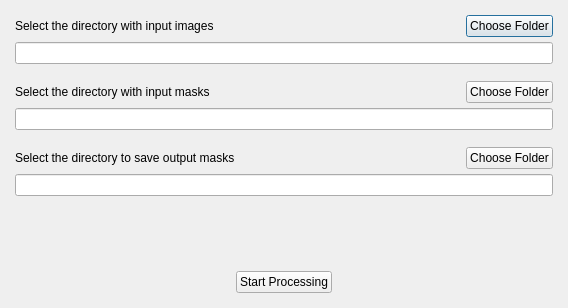
<?xml version="1.0" encoding="UTF-8"?>
<ui version="4.0">
 <class>DialogSelectFolder</class>
 <widget class="QDialog" name="DialogSelectFolder">
  <property name="geometry">
   <rect>
    <x>0</x>
    <y>0</y>
    <width>568</width>
    <height>308</height>
   </rect>
  </property>
  <property name="sizePolicy">
   <sizepolicy hsizetype="Preferred" vsizetype="Preferred">
    <horstretch>0</horstretch>
    <verstretch>0</verstretch>
   </sizepolicy>
  </property>
  <property name="windowTitle">
   <string>Retrospective Photo Registration</string>
  </property>
  <layout class="QVBoxLayout" name="verticalLayout">
   <property name="spacing">
    <number>5</number>
   </property>
   <property name="leftMargin">
    <number>15</number>
   </property>
   <property name="topMargin">
    <number>15</number>
   </property>
   <property name="rightMargin">
    <number>15</number>
   </property>
   <property name="bottomMargin">
    <number>15</number>
   </property>
   <item>
    <layout class="QHBoxLayout" name="horizontalLayout">
     <item>
      <widget class="QLabel" name="label">
       <property name="text">
        <string>Select the directory with input images</string>
       </property>
      </widget>
     </item>
     <item>
      <spacer name="horizontalSpacer">
       <property name="orientation">
        <enum>Qt::Horizontal</enum>
       </property>
       <property name="sizeHint" stdset="0">
        <size>
         <width>40</width>
         <height>20</height>
        </size>
       </property>
      </spacer>
     </item>
     <item>
      <widget class="QPushButton" name="pushButtonInput">
       <property name="text">
        <string>Choose Folder</string>
       </property>
      </widget>
     </item>
    </layout>
   </item>
   <item>
    <widget class="QLineEdit" name="lineEditPathInput"/>
   </item>
   <item>
    <spacer name="verticalSpacer">
     <property name="orientation">
      <enum>Qt::Vertical</enum>
     </property>
     <property name="sizeType">
      <enum>QSizePolicy::Fixed</enum>
     </property>
     <property name="sizeHint" stdset="0">
      <size>
       <width>20</width>
       <height>12</height>
      </size>
     </property>
    </spacer>
   </item>
   <item>
    <layout class="QHBoxLayout" name="horizontalLayout_3">
     <item>
      <widget class="QLabel" name="label_2">
       <property name="text">
        <string>Select the directory with input masks</string>
       </property>
      </widget>
     </item>
     <item>
      <spacer name="horizontalSpacer_4">
       <property name="orientation">
        <enum>Qt::Horizontal</enum>
       </property>
       <property name="sizeHint" stdset="0">
        <size>
         <width>40</width>
         <height>20</height>
        </size>
       </property>
      </spacer>
     </item>
     <item>
      <widget class="QPushButton" name="pushButtonMask">
       <property name="text">
        <string>Choose Folder</string>
       </property>
      </widget>
     </item>
    </layout>
   </item>
   <item>
    <widget class="QLineEdit" name="lineEditPathMask"/>
   </item>
   <item>
    <spacer name="verticalSpacer_3">
     <property name="orientation">
      <enum>Qt::Vertical</enum>
     </property>
     <property name="sizeType">
      <enum>QSizePolicy::Fixed</enum>
     </property>
     <property name="sizeHint" stdset="0">
      <size>
       <width>20</width>
       <height>12</height>
      </size>
     </property>
    </spacer>
   </item>
   <item>
    <layout class="QHBoxLayout" name="horizontalLayout_5">
     <item>
      <widget class="QLabel" name="label_4">
       <property name="text">
        <string>Select the directory to save output masks</string>
       </property>
      </widget>
     </item>
     <item>
      <spacer name="horizontalSpacer_7">
       <property name="orientation">
        <enum>Qt::Horizontal</enum>
       </property>
       <property name="sizeHint" stdset="0">
        <size>
         <width>40</width>
         <height>20</height>
        </size>
       </property>
      </spacer>
     </item>
     <item>
      <widget class="QPushButton" name="pushButtonOutput">
       <property name="text">
        <string>Choose Folder</string>
       </property>
      </widget>
     </item>
    </layout>
   </item>
   <item>
    <widget class="QLineEdit" name="lineEditPathOutput"/>
   </item>
   <item>
    <spacer name="verticalSpacer_2">
     <property name="orientation">
      <enum>Qt::Vertical</enum>
     </property>
     <property name="sizeType">
      <enum>QSizePolicy::MinimumExpanding</enum>
     </property>
     <property name="sizeHint" stdset="0">
      <size>
       <width>20</width>
       <height>18</height>
      </size>
     </property>
    </spacer>
   </item>
   <item>
    <layout class="QHBoxLayout" name="horizontalLayout_2">
     <item>
      <spacer name="horizontalSpacer_2">
       <property name="orientation">
        <enum>Qt::Horizontal</enum>
       </property>
       <property name="sizeHint" stdset="0">
        <size>
         <width>40</width>
         <height>20</height>
        </size>
       </property>
      </spacer>
     </item>
     <item>
      <widget class="QPushButton" name="pushButton_2">
       <property name="text">
        <string>Start Processing</string>
       </property>
      </widget>
     </item>
     <item>
      <spacer name="horizontalSpacer_3">
       <property name="orientation">
        <enum>Qt::Horizontal</enum>
       </property>
       <property name="sizeHint" stdset="0">
        <size>
         <width>40</width>
         <height>20</height>
        </size>
       </property>
      </spacer>
     </item>
    </layout>
   </item>
  </layout>
 </widget>
 <resources/>
 <connections>
  <connection>
   <sender>pushButtonInput</sender>
   <signal>clicked()</signal>
   <receiver>DialogSelectFolder</receiver>
   <slot>OnButtonInputPath()</slot>
   <hints>
    <hint type="sourcelabel">
     <x>537</x>
     <y>28</y>
    </hint>
    <hint type="destinationlabel">
     <x>567</x>
     <y>87</y>
    </hint>
   </hints>
  </connection>
  <connection>
   <sender>pushButtonOutput</sender>
   <signal>clicked()</signal>
   <receiver>DialogSelectFolder</receiver>
   <slot>OnButtonOutputPath()</slot>
   <hints>
    <hint type="sourcelabel">
     <x>493</x>
     <y>187</y>
    </hint>
    <hint type="destinationlabel">
     <x>567</x>
     <y>194</y>
    </hint>
   </hints>
  </connection>
  <connection>
   <sender>pushButtonMask</sender>
   <signal>clicked()</signal>
   <receiver>DialogSelectFolder</receiver>
   <slot>OnButtonMaskPath()</slot>
   <hints>
    <hint type="sourcelabel">
     <x>521</x>
     <y>102</y>
    </hint>
    <hint type="destinationlabel">
     <x>567</x>
     <y>151</y>
    </hint>
   </hints>
  </connection>
  <connection>
   <sender>pushButton_2</sender>
   <signal>clicked()</signal>
   <receiver>DialogSelectFolder</receiver>
   <slot>OnButtonRegister()</slot>
   <hints>
    <hint type="sourcelabel">
     <x>293</x>
     <y>277</y>
    </hint>
    <hint type="destinationlabel">
     <x>408</x>
     <y>445</y>
    </hint>
   </hints>
  </connection>
 </connections>
 <slots>
  <slot>OnButtonInputPath()</slot>
  <slot>OnButtonOutputPath()</slot>
  <slot>OnButtonRegister()</slot>
  <slot>OnButtonMaskPath()</slot>
 </slots>
</ui>
